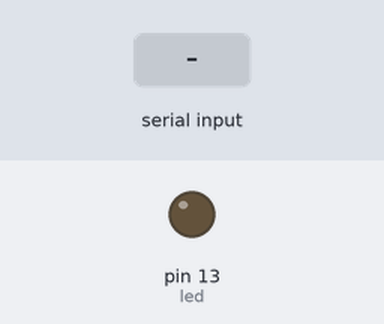
This sketch was run on a simulated Arduino Uno, built with avr-gcc and run on an emulated ATmega328P. Shown: output pins drawn as LEDs (lit = HIGH). The inputs (shaded band) are chosen by the test bench.

Above: at 0.9 s.
1.0 s: "z" received over Serial
At 3.4 s:
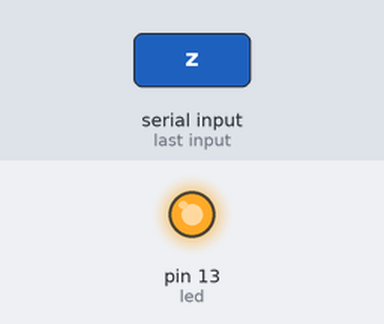
Timing chart, 0 to 10.0 s (numbered marks = the images above; inputs shaded):
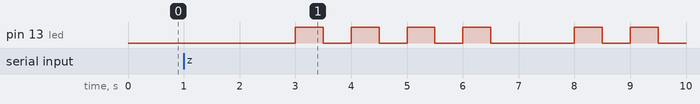

The sketch:

AhmedOsama_GoldenTrophy.ino
```cpp
//pins declaration
#define led 13

//variables declaration
String password;
unsigned long time;
unsigned long interval;

void setup()
{
  Serial.begin(9600);

  //taking password for the first time
  while (!Serial.available()){}
  password = Serial.readString();
  cesar(&password);

  //led setup
  pinMode(led, OUTPUT);
}

void loop()
{
  if(Serial.readString() == password) {
    digitalWrite(13, HIGH);
    delay(3000);
    //encoding password
    cesar(&password);
  }
  else {
    //blink for 3 seconds
    time = millis();
    interval = time + 3000;
    while (millis() < interval) {
      digitalWrite(13, HIGH);
      delay(500);
      digitalWrite(13, LOW);
      delay(500);
    }
  }
}

void cesar(String *pass) {
  //handling special cases
  for(int i = 0; i < (*pass).length(); i++) {
    if ((*pass)[i] == 'z') {
      (*pass)[i] = 'a';
    }
    else if ((*pass)[i] == 'Z') {
      (*pass)[i] = 'A';
    }
    else if ((*pass)[i] == '9') {
      (*pass)[i] = '0';
    }
    //shifting password by one
    else {
      (*pass)[i] = (char)((*pass)[i]+1);
    }
  }
}
```

Measured:
- after the input at 1.0 s, pin 13 (led): goes 3 × (HIGH 0.50 s, LOW 0.50 s), HIGH 0.50 s, LOW 1.5 s, HIGH 0.50 s, LOW 0.50 s, HIGH 0.50 s, then LOW, starting after 2.0 s
